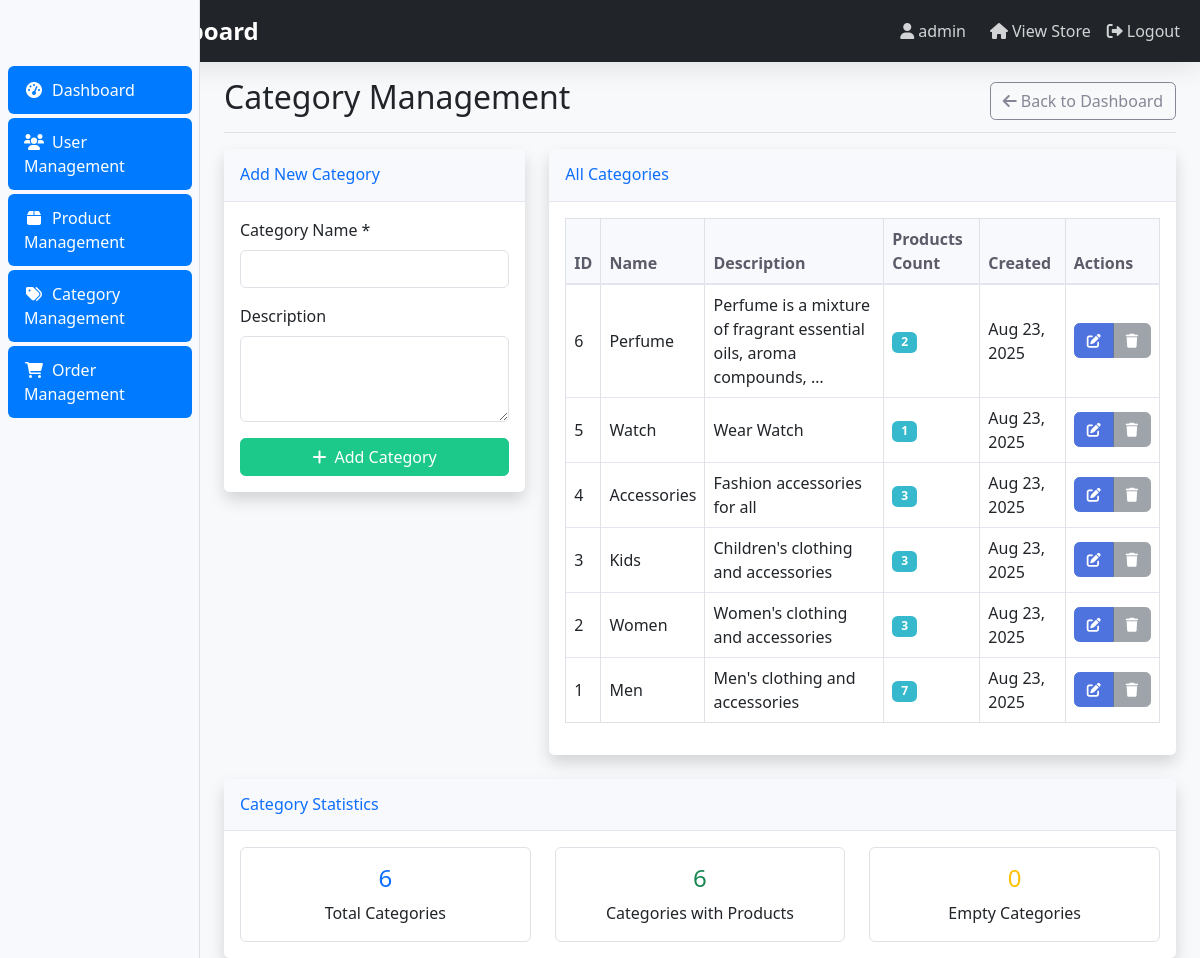
The app's page /dashboard/categories/ (signed in), older data.
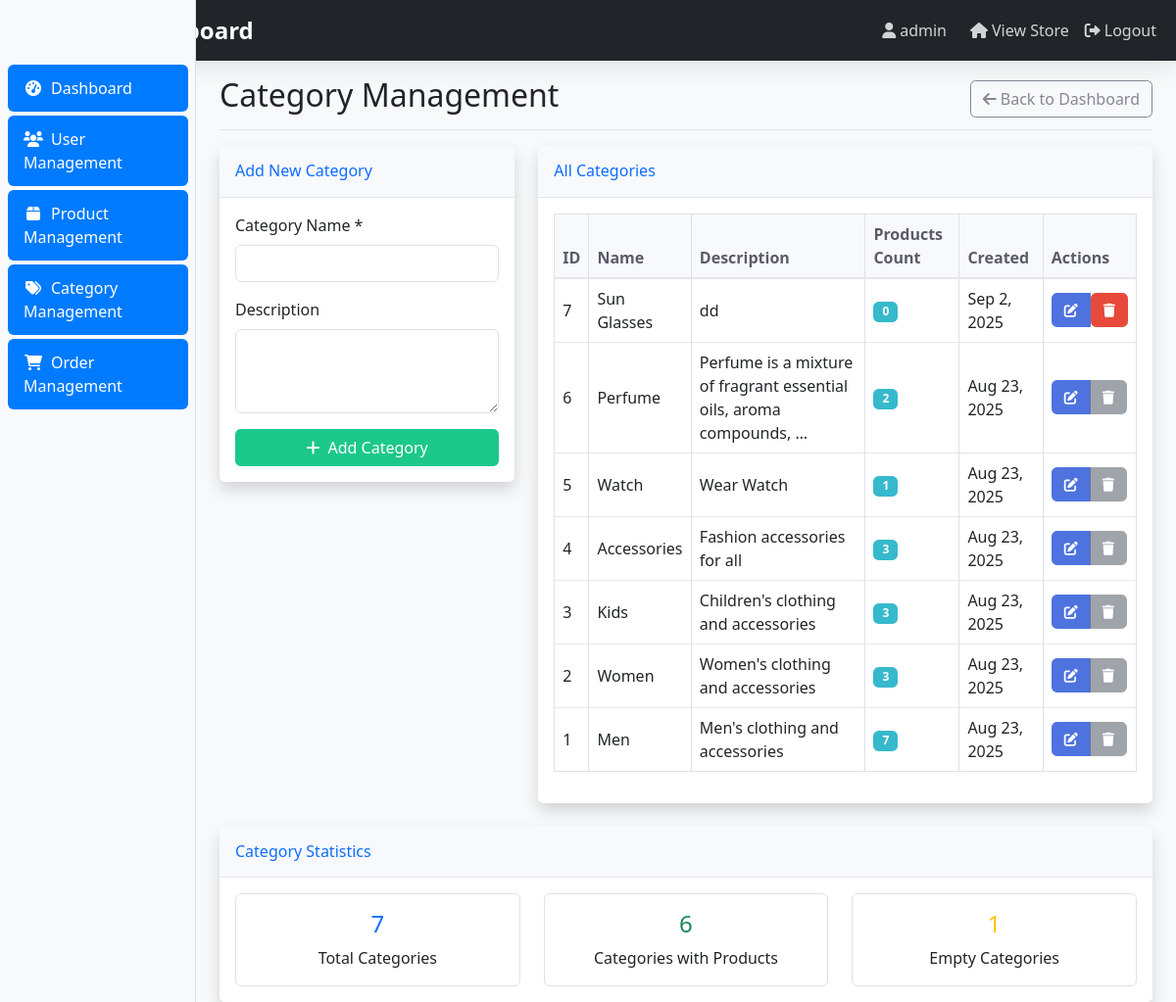
The same page, newer data.
### store/models.py (models this page shows, shortened)
class Category(models.Model):
    name = models.CharField(max_length=100)
    description = models.TextField(blank=True)
    created_at = models.DateTimeField(auto_now_add=True)
    class Meta:
        verbose_name_plural = "Categories"

### admin_dashboard/views.py (the view)
# urls.py: path('categories/', views.category_management, name='admin_category_management'),
@login_required
@user_passes_test(is_admin)
def category_management(request):
    categories = Category.objects.all().order_by('-created_at')
    categories_with_products_count = categories.annotate(product_count=Count('products')).filter(product_count__gt=0).count()
    empty_categories_count = categories.annotate(product_count=Count('products')).filter(product_count=0).count()
    if request.method == 'POST':
        form = CategoryForm(request.POST)
        if form.is_valid():
            form.save()
            messages.success(request, 'Category added successfully!')
            return redirect('admin_category_management')
    else:
        form = CategoryForm()
    context = {
        'categories': categories,
        'form': form,
        'categories_with_products_count': categories_with_products_count,
        'empty_categories_count': empty_categories_count,
    }
    return render(request, 'admin_dashboard/category_management.html', context)

### store/forms.py
class CategoryForm(forms.ModelForm):
    class Meta:
        model = Category
        fields = ['name', 'description']
        widgets = {
            'description': forms.Textarea(attrs={'rows': 3}),
        }

### admin_dashboard/views.py (called while the page is built)
def is_admin(user):
    return user.is_authenticated and user.is_staff

### store/context_processors.py (called while the page is built)
def categories_processor(request):
    return {
        'categories': Category.objects.all()
    }

### admin_dashboard/templates/admin_dashboard/category_management.html (shortened to what the changed rows need)
{% extends 'admin_dashboard/base.html' %}
{% block page_title %}Category Management{% endblock %}
{% block content %}
<div class="row">
    <div class="col-md-8">
        <div class="card shadow">
            <div class="card-body">
                {% if categories %}
                <div class="table-responsive">
                    <table class="table table-bordered" width="100%" cellspacing="0">
                        <thead>
                            <tr>
                                <th>ID</th>
                                <th>Name</th>
                                <th>Description</th>
                                <th>Products Count</th>
                                <th>Created</th>
                                <th>Actions</th>
                            </tr>
                        </thead>
                        <tbody>
                            {% for category in categories %}
                            <tr>
                                <td>{{ category.id }}</td>
                                <td>{{ category.name }}</td>
                                <td>{{ category.description|truncatewords:10|default:"No description" }}</td>
                                <td>
                                    <span class="badge bg-info">{{ category.products.count }}</span>
                                </td>
                                <td>{{ category.created_at|date:"M j, Y" }}</td>
                                <td>
                                    <div class="btn-group" role="group">
                                        <a href="{% url 'admin_edit_category' category.id %}" class="btn btn-sm btn-primary" title="Edit category">
                                            <i class="fas fa-edit"></i>
                                        </a>
                                        {% if category.products.count == 0 %}
                                        <form method="POST" action="{% url 'admin_delete_category' category.id %}" class="d-inline">
                                            <button type="submit" class="btn btn-sm btn-danger"
                                                    onclick="return confirm('Are you sure you want to delete {{ category.name }}?')"
                                                    title="Delete category">
                                                <i class="fas fa-trash"></i>
                                            </button>
                                        </form>
                                        {% else %}
                                        <button class="btn btn-sm btn-secondary" disabled
                                                title="Cannot delete category with products">
                                            <i class="fas fa-trash"></i>
                                        </button>
                                        {% endif %}
                                    </div>
                                </td>
                            </tr>
                            {% endfor %}
                        </tbody>
                    </table>
                </div>
                {% else %}
                <div class="text-center py-5">
                    <i class="fas fa-tags fa-3x text-muted mb-3"></i>
                    <h4 class="text-muted">No categories found</h4>
                    <p class="text-muted">Start by adding your first category.</p>
                </div>
                {% endif %}
            </div>
        </div>
    </div>
</div>
<div class="row mt-4">
    <div class="col-12">
        <div class="card shadow">
            <div class="card-body">
                <div class="row text-center">
                    <div class="col-md-4">
                        <div class="border rounded p-3">
                            <h4 class="text-primary">{{ categories.count }}</h4>
                            <p class="mb-0">Total Categories</p>
                        </div>
                    </div>
                    <div class="col-md-4">
                        <div class="border rounded p-3">
                            <h4 class="text-warning">{{ empty_categories_count }}</h4>
                            <p class="mb-0">Empty Categories</p>
                        </div>
                    </div>
                </div>
            </div>
        </div>
    </div>
</div>
{% endblock %}

Row changes from the older to the newer data that the page shows:
added Category: id "7", name "Sun Glasses", description "dd", products.count "0", created_at "Sep 2, 2025"
Text that changed along with them:
{{ categories.count }}: "6" → "7"
{{ empty_categories_count }}: "0" → "1"
